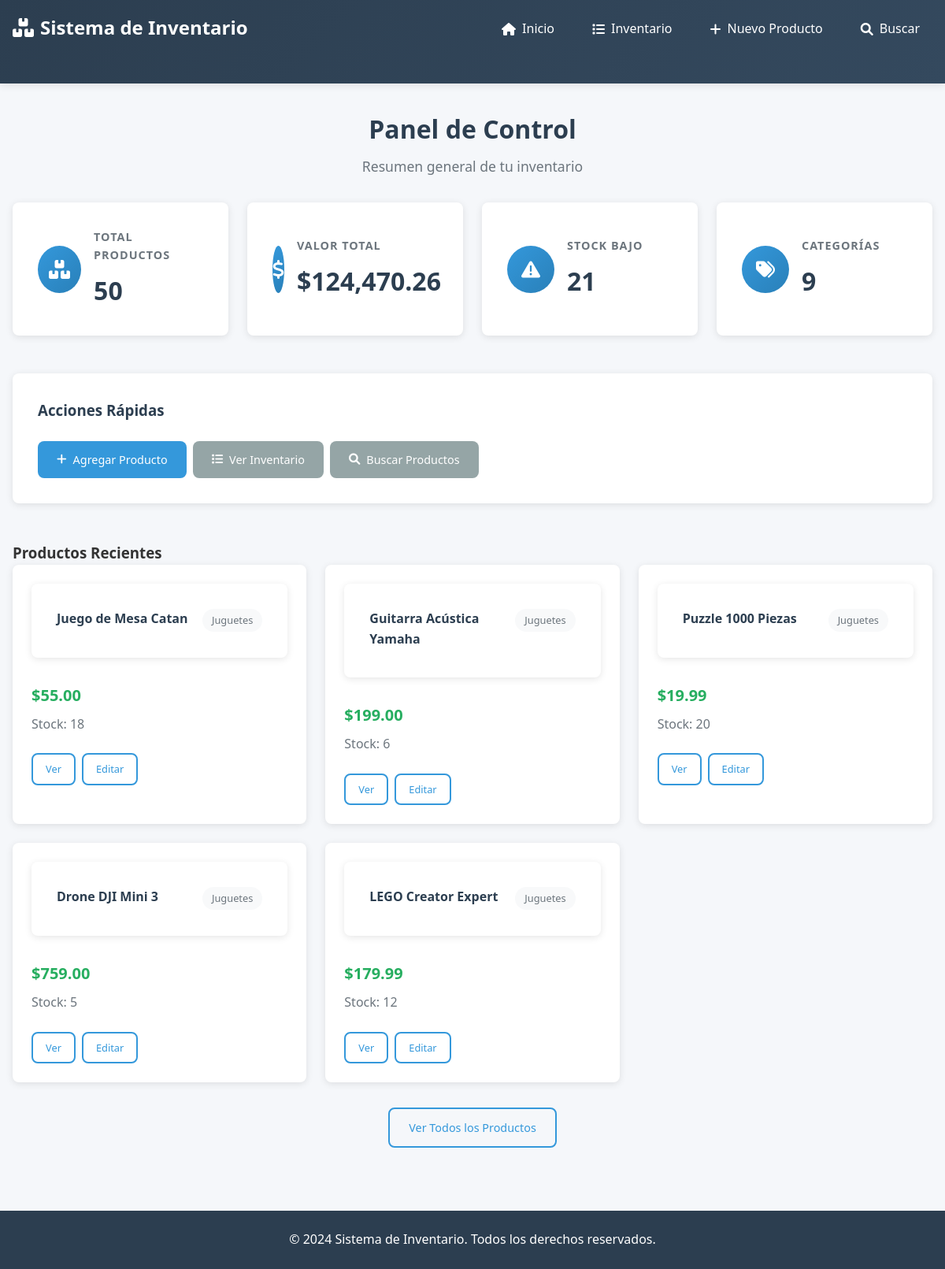
The page / on the database its author committed.
### tables this page shows
CREATE TABLE productos (
                id INTEGER PRIMARY KEY AUTOINCREMENT,
                nombre TEXT NOT NULL UNIQUE,
                descripcion TEXT,
                cantidad INTEGER NOT NULL DEFAULT 0,
                precio REAL NOT NULL DEFAULT 0,
                categoria TEXT NOT NULL DEFAULT 'General',
                fecha_creacion TIMESTAMP DEFAULT CURRENT_TIMESTAMP,
                fecha_actualizacion TIMESTAMP DEFAULT CURRENT_TIMESTAMP
            );

### app.py (the view)
@app.route('/')
def index():
    stats = get_stats()
    recent_products = get_all_products()[:5]  # Últimos 5 productos
    return render_template('index.html', stats=stats, recent_products=recent_products)

### app.py (called while the page is built)
def get_db_connection():
    conn = sqlite3.connect(DATABASE)
    conn.row_factory = sqlite3.Row
    return conn

def get_all_products():
    with get_db_connection() as conn:
        products = conn.execute('''
            SELECT * FROM productos ORDER BY id DESC
        ''').fetchall()
    return products

def get_stats():
    with get_db_connection() as conn:
        total_products = conn.execute('SELECT COUNT(*) as count FROM productos').fetchone()['count']
        total_value = conn.execute('SELECT SUM(cantidad * precio) as total FROM productos').fetchone()['total']
        low_stock = conn.execute('SELECT COUNT(*) as count FROM productos WHERE cantidad < 10').fetchone()['count']
        categories_count = conn.execute('SELECT COUNT(DISTINCT categoria) as count FROM productos').fetchone()['count']
    return {
        'total_products': total_products,
        'total_value': total_value if total_value else 0,
        'low_stock': low_stock,
        'categories': categories_count
    }

@app.template_filter('currency')
def currency_filter(amount):
    return f"${amount:,.2f}"

### templates/index.html (shortened to what this page needs)
{% extends "base.html" %}
{% block content %}
<div class="dashboard">
    <div class="page-header">
        <h2>Panel de Control</h2>
        <p>Resumen general de tu inventario</p>
    </div>
    <div class="stats-grid">
        <div class="stat-card">
            <div class="stat-icon">
                <i class="fas fa-boxes"></i>
            </div>
            <div class="stat-content">
                <h3>Total Productos</h3>
                <p class="stat-number">{{ stats.total_products }}</p>
            </div>
        </div>
        <div class="stat-card">
            <div class="stat-icon">
                <i class="fas fa-dollar-sign"></i>
            </div>
            <div class="stat-content">
                <h3>Valor Total</h3>
                <p class="stat-number">{{ stats.total_value | currency }}</p>
            </div>
        </div>
        <div class="stat-card">
            <div class="stat-icon">
                <i class="fas fa-exclamation-triangle"></i>
            </div>
            <div class="stat-content">
                <h3>Stock Bajo</h3>
                <p class="stat-number">{{ stats.low_stock }}</p>
            </div>
        </div>
        <div class="stat-card">
            <div class="stat-icon">
                <i class="fas fa-tags"></i>
            </div>
            <div class="stat-content">
                <h3>Categorías</h3>
                <p class="stat-number">{{ stats.categories }}</p>
            </div>
        </div>
    </div>
    <div class="quick-actions">
        <h3>Acciones Rápidas</h3>
        <div class="action-buttons">
            <a href="{{ url_for('nuevo_producto') }}" class="btn btn-primary">
                <i class="fas fa-plus"></i>
                Agregar Producto
            </a>
            <a href="{{ url_for('inventario') }}" class="btn btn-secondary">
                <i class="fas fa-list"></i>
                Ver Inventario
            </a>
            <a href="{{ url_for('buscar') }}" class="btn btn-secondary">
                <i class="fas fa-search"></i>
                Buscar Productos
            </a>
        </div>
    </div>
    {% if recent_products %}
    <div class="recent-products">
        <h3>Productos Recientes</h3>
        <div class="products-grid">
            {% for product in recent_products %}
            <div class="product-card">
                <div class="product-header">
                    <h4>{{ product.nombre }}</h4>
                    <span class="product-category">{{ product.categoria }}</span>
                </div>
                <div class="product-details">
                    <p class="product-price">{{ product.precio | currency }}</p>
                    <p class="product-stock">Stock: {{ product.cantidad }}</p>
                </div>
                <div class="product-actions">
                    <a href="{{ url_for('ver_producto', product_id=product.id) }}" class="btn btn-sm btn-outline">Ver</a>
                    <a href="{{ url_for('editar_producto', product_id=product.id) }}" class="btn btn-sm btn-outline">Editar</a>
                </div>
            </div>
            {% endfor %}
        </div>
        <div class="text-center">
            <a href="{{ url_for('inventario') }}" class="btn btn-outline">Ver Todos los Productos</a>
        </div>
    </div>
    {% endif %}
</div>
{% endblock %}

### templates/base.html (shortened to what this page needs)
<!DOCTYPE html>
<html lang="es">
<head>
    <link rel="stylesheet" href="{{ url_for('static', filename='style.css') }}">
    <link rel="stylesheet" href="https://cdnjs.cloudflare.com/ajax/libs/font-awesome/6.0.0/css/all.min.css">
</head>
<body>
    <header class="header">
        <div class="container">
            <div class="header-content">
                <h1 class="logo">
                    <i class="fas fa-boxes"></i>
                    Sistema de Inventario
                </h1>
                <nav class="nav">
                    <ul class="nav-list">
                        <li><a href="{{ url_for('index') }}" class="nav-link"><i class="fas fa-home"></i> Inicio</a></li>
                        <li><a href="{{ url_for('inventario') }}" class="nav-link"><i class="fas fa-list"></i> Inventario</a></li>
                        <li><a href="{{ url_for('nuevo_producto') }}" class="nav-link"><i class="fas fa-plus"></i> Nuevo Producto</a></li>
                        <li><a href="{{ url_for('buscar') }}" class="nav-link"><i class="fas fa-search"></i> Buscar</a></li>
                    </ul>
                </nav>
            </div>
        </div>
    </header>
    <main class="main">
        <div class="container">
            {% block content %}{% endblock %}
        </div>
    </main>
    <footer class="footer">
        <div class="container">
            <p>&copy; 2024 Sistema de Inventario. Todos los derechos reservados.</p>
        </div>
    </footer>
</body>
</html>

### rows shown on the page
productos: nombre "Juego de Mesa Catan", categoria "Juguetes", precio "$55.00", cantidad "18"
productos: nombre "Guitarra Acústica Yamaha", categoria "Juguetes", precio "$199.00", cantidad "6"
productos: nombre "Puzzle 1000 Piezas", categoria "Juguetes", precio "$19.99", cantidad "20"
productos: nombre "Drone DJI Mini 3", categoria "Juguetes", precio "$759.00", cantidad "5"
productos: nombre "LEGO Creator Expert", categoria "Juguetes", precio "$179.99", cantidad "12"

### other values the page prints
{{ stats.total_products }} "50"
{{ stats.total_value | currency }} "$124,470.26"
{{ stats.low_stock }} "21"
{{ stats.categories }} "9"
